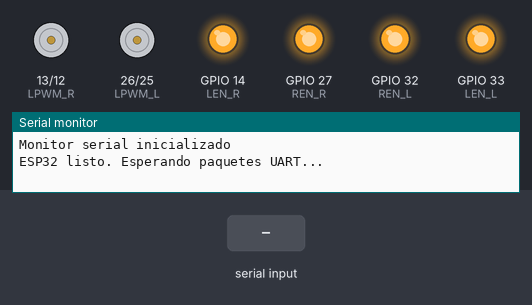
The sketch below on a simulated ESP32. Shown: motor-driver pin pairs drawn as motors (green arrow = first pin HIGH = forward, orange = second pin HIGH = backward, longer = more drive), output pins drawn as LEDs (lit = HIGH), the last lines printed to the serial monitor. The test bench sets the inputs (shaded band).

Above: at 1.2 s.
1.3 s: "<90,45>" received over the second serial link
At 1.45 s:
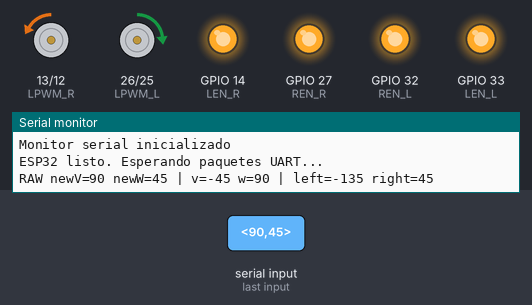
3.1 s: "<30,150>" received over the second serial link
At 3.25 s:
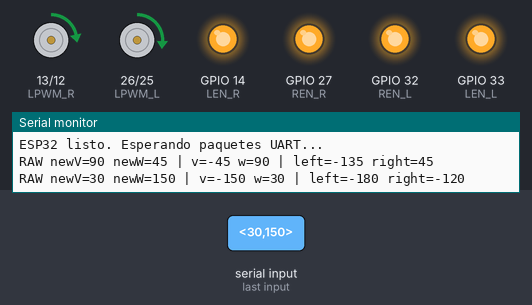
Timing chart, 0 to 6.1 s (numbered marks = the images above; inputs shaded):
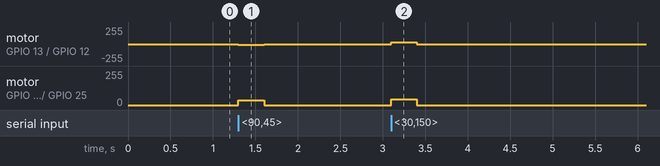

Measured:
- after the input at 1.3 s, motor on GPIO 13 (LPWM_R) / GPIO 12 (RPWM_R): stopped → backward 11/255 at once, → stopped 0.30 s later; motor on GPIO 26 (LPWM_L) / GPIO 25 (RPWM_L): stopped → forward 34/255 at once, → stopped 0.30 s later
- after the input at 3.1 s, motor on GPIO 13 (LPWM_R) / GPIO 12 (RPWM_R): stopped → forward 30/255 at once, → stopped 0.30 s later; motor on GPIO 26 (LPWM_L) / GPIO 25 (RPWM_L): stopped → forward 45/255 at once, → stopped 0.30 s later

The sketch:

pwm+uart+moves_fixed.ino
```cpp
#include <Arduino.h>

// ==============================
// UART con Raspberry
// ==============================
HardwareSerial RaspiSerial(2);  // UART2
static const int RXD2 = 16;
static const int TXD2 = 17;
static const long UART_BAUD = 115200;

// ==============================
// BTS7960 PINS
// ==============================
// Motor izquierdo
const int RPWM_L = 25;
const int LPWM_L = 26;

// Motor derecho
const int RPWM_R = 12;
const int LPWM_R = 13;

// Enables por software
const int REN_L = 32;
const int LEN_L = 33;
const int REN_R = 27;
const int LEN_R = 14;

// ==============================
// PWM CONFIG
// ==============================
const int PWM_FREQ = 20000;
const int PWM_RES  = 8;   // 0..255

const int CH_RPWM_L = 0;
const int CH_LPWM_L = 1;
const int CH_RPWM_R = 2;
const int CH_LPWM_R = 3;

// ==============================
// CONTROL
// ==============================
int v_cmd = 0;   // avance/retroceso
int w_cmd = 0;   // giro

unsigned long lastPacketTime = 0;
const unsigned long FAILSAFE_MS = 300;

// ==============================
// Helpers
// ==============================
int clampInt(int x, int lo, int hi) {
  if (x < lo) return lo;
  if (x > hi) return hi;
  return x;
}

int map1000To255(int x) {
  x = abs(x);
  x = clampInt(x, 0, 1000);
  return map(x, 0, 1000, 0, 255);
}

void setMotorBTS(int pwmForwardChannel, int pwmBackwardChannel, int value) {
  value = clampInt(value, -1000, 1000);
  int pwm = map1000To255(value);

  if (value > 0) {
    ledcWrite(pwmForwardChannel, pwm);
    ledcWrite(pwmBackwardChannel, 0);
  } else if (value < 0) {
    ledcWrite(pwmForwardChannel, 0);
    ledcWrite(pwmBackwardChannel, pwm);
  } else {
    ledcWrite(pwmForwardChannel, 0);
    ledcWrite(pwmBackwardChannel, 0);
  }
}

void stopAllMotors() {
  ledcWrite(CH_RPWM_L, 0);
  ledcWrite(CH_LPWM_L, 0);
  ledcWrite(CH_RPWM_R, 0);
  ledcWrite(CH_LPWM_R, 0);
}

// ==============================
// Parsear paquetes tipo <123,-456>
// ==============================
bool readPacket(int &v, int &w) {
  static String buffer = "";

  while (RaspiSerial.available()) {
    char c = (char)RaspiSerial.read();

    if (c == '<') {
      buffer = "";
    }
    else if (c == '>') {
      int commaIndex = buffer.indexOf(',');
      if (commaIndex > 0) {
        String vStr = buffer.substring(0, commaIndex);
        String wStr = buffer.substring(commaIndex + 1);

        v = vStr.toInt();
        w = wStr.toInt();
        return true;
      }
    }
    else {
      buffer += c;
    }
  }

  return false;
}

void setupPWM() {
  ledcSetup(CH_RPWM_L, PWM_FREQ, PWM_RES);
  ledcSetup(CH_LPWM_L, PWM_FREQ, PWM_RES);
  ledcSetup(CH_RPWM_R, PWM_FREQ, PWM_RES);
  ledcSetup(CH_LPWM_R, PWM_FREQ, PWM_RES);

  ledcAttachPin(RPWM_L, CH_RPWM_L);
  ledcAttachPin(LPWM_L, CH_LPWM_L);
  ledcAttachPin(RPWM_R, CH_RPWM_R);
  ledcAttachPin(LPWM_R, CH_LPWM_R);
}

void setup() {
  Serial.begin(115200);
  Serial.println("Monitor serial inicializado");

  RaspiSerial.begin(UART_BAUD, SERIAL_8N1, RXD2, TXD2);

  setupPWM();
  stopAllMotors();

  // Enables BTS7960
  pinMode(REN_L, OUTPUT); digitalWrite(REN_L, HIGH);
  pinMode(LEN_L, OUTPUT); digitalWrite(LEN_L, HIGH);
  pinMode(REN_R, OUTPUT); digitalWrite(REN_R, HIGH);
  pinMode(LEN_R, OUTPUT); digitalWrite(LEN_R, HIGH);

  lastPacketTime = millis();

  Serial.println("ESP32 listo. Esperando paquetes UART...");
}

void loop() {
  int newV, newW;

  if (readPacket(newV, newW)) {
    // =========================================
    // CORRECCION DE EJES
    // newW = avance/retroceso
    // newV = giro
    //
    // Se invierte avance porque estaba al revés
    // NO se invierte giro porque también estaba al revés
    // =========================================
    v_cmd = clampInt(-newW, -1000, 1000);
    w_cmd = clampInt(newV, -1000, 1000);

    lastPacketTime = millis();

    // Mezcla diferencial
    int left  = v_cmd - w_cmd;
    int right = v_cmd + w_cmd;

    left  = clampInt(left, -1000, 1000);
    right = clampInt(right, -1000, 1000);

    // Mandar a BTS
    setMotorBTS(CH_RPWM_L, CH_LPWM_L, left);
    setMotorBTS(CH_RPWM_R, CH_LPWM_R, right);

    Serial.print("RAW newV=");
    Serial.print(newV);
    Serial.print(" newW=");
    Serial.print(newW);

    Serial.print(" | v=");
    Serial.print(v_cmd);
    Serial.print(" w=");
    Serial.print(w_cmd);
    Serial.print(" | left=");
    Serial.print(left);
    Serial.print(" right=");
    Serial.println(right);
  }

  // Failsafe: si no llegan datos, parar
  if (millis() - lastPacketTime > FAILSAFE_MS) {
    stopAllMotors();
  }
}
```
